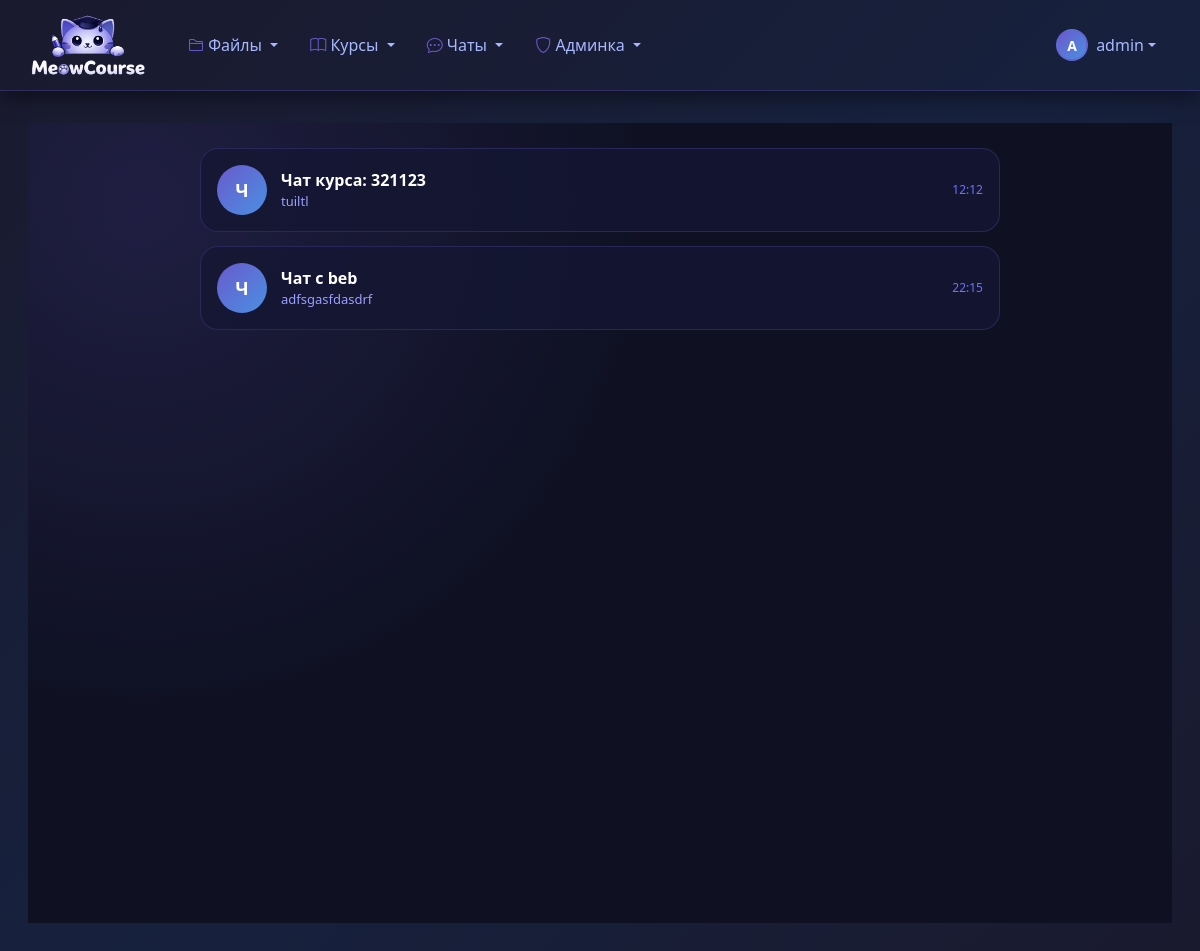
Page /chat/ (signed in) on the committed database.
### chat_manager/models.py (models this page shows, shortened)
class ChatRoom(models.Model):
    ROOM_TYPE_CHOICES = [
        ('course', 'Курс'),
        ('private', 'Личный'),
        ('group', 'Групповой'),
    ]
    name = models.CharField(max_length=255)
    room_type = models.CharField(max_length=20, choices=ROOM_TYPE_CHOICES, default='private')
    course = models.ForeignKey(
        Course,
        on_delete=models.CASCADE,
        null=True,
        blank=True,
        related_name='chat_rooms'
    )
    participants = models.ManyToManyField(User, related_name='chat_rooms')
    created_by = models.ForeignKey(User, on_delete=models.CASCADE, related_name='created_rooms')
    created_at = models.DateTimeField(auto_now_add=True)
    is_active = models.BooleanField(default=True)
    class Meta:
        ordering = ['-created_at']
        verbose_name = 'Комната чата'
        verbose_name_plural = 'Комнаты чата'
    def get_last_message(self):
        return self.messages.order_by('-timestamp').first()

class Message(models.Model):
    room = models.ForeignKey(ChatRoom, on_delete=models.CASCADE, related_name='messages')
    user = models.ForeignKey(User, on_delete=models.CASCADE, related_name='messages')
    content = models.TextField()
    timestamp = models.DateTimeField(auto_now_add=True)
    is_read = models.BooleanField(default=False)
    class Meta:
        ordering = ['timestamp']
        verbose_name = 'Сообщение'
        verbose_name_plural = 'Сообщения'
        indexes = [
            models.Index(fields=['room', '-timestamp']),
            models.Index(fields=['user', '-timestamp']),
        ]

### chat_manager/views.py (the view)
# urls.py: path('', views.chat_list, name='chat_list'),
@login_required
def chat_list(request):
    rooms = ChatRoom.objects.filter(
        participants=request.user,
        is_active=True
    ).prefetch_related('participants')
    for room in rooms:
        room.last_message = room.get_last_message()
    other_users = User.objects.exclude(id=request.user.id).exclude(is_active=False)
    return render(request, 'chat_manager/chat_list.html', {
        'rooms': rooms,
        'other_users': other_users
    })

### classroom_core/models.py (called while the page is built)
    def is_teacher(self):
        return self.role == 'teacher'

    def is_staff(self):
        return self.role == 'staff'

### templates/chat_manager/chat_list.html (shortened to what this page needs)
{% extends "base.html" %}
{% block content %}
<div class="chatlist-page">
<div class="container">
<div class="chat-list">
{% for room in rooms %}
<a href="{% url 'chat:chat_room' room.id %}" class="chat-item">
<div class="avatar">{{ room.name|first|upper }}</div>
<div class="chat-info">
<div class="chat-name">{{ room.name }}</div>
<div class="chat-last">
{% if room.last_message %}
{{ room.last_message.content|truncatechars:50 }}
{% else %}
Нет сообщений
{% endif %}
</div>
</div>
<div class="chat-time">
{% if room.last_message %}
{{ room.last_message.timestamp|date:"H:i" }}
{% endif %}
</div>
</a>
{% endfor %}
</div>
</div>
</div>
{% endblock %}

### templates/base.html (shortened to what this page needs)
{% load static %}
<!DOCTYPE html>
<html lang="ru">
<head>
    <link href="https://cdn.jsdelivr.net/npm/bootstrap@5.3.0/dist/css/bootstrap.min.css" rel="stylesheet">
    <link rel="stylesheet" href="https://cdn.jsdelivr.net/npm/bootstrap-icons@1.10.0/font/bootstrap-icons.css">
</head>
<body>
    <nav class="navbar navbar-expand-lg dark-navbar">
        <div class="container-fluid">
            <a class="navbar-brand d-flex align-items-center" href="{% url 'classroom_core:course_list' %}">
                <img src="{% static 'images/logo.png' %}"
                    alt="MeowCourse"
                    class="me-2"
                    style="width: 120px; height: auto; max-height: 64px; object-fit: contain;">
            </a>
            <div class="collapse navbar-collapse" id="navbarNav">
                <ul class="navbar-nav me-auto">
                    <li class="nav-item dropdown">
                        <a class="nav-link dropdown-toggle" href="#" role="button" data-bs-toggle="dropdown">
                            <i class="bi bi-folder2"></i> Файлы
                        </a>
                    </li>
                    <li class="nav-item dropdown">
                        <a class="nav-link dropdown-toggle" href="#" role="button" data-bs-toggle="dropdown">
                            <i class="bi bi-book"></i> Курсы
                        </a>
                    </li>
                    <li class="nav-item dropdown">
                        <a class="nav-link dropdown-toggle" href="#" role="button" data-bs-toggle="dropdown">
                            <i class="bi bi-chat-dots"></i> Чаты
                        </a>
                    </li>
                    {% if user.is_authenticated and user.is_staff or user.is_superuser %}
                    <li class="nav-item dropdown">
                        <a class="nav-link dropdown-toggle" href="#" role="button" data-bs-toggle="dropdown">
                            <i class="bi bi-shield"></i> Админка
                        </a>
                    </li>
                    {% endif %}
                </ul>
                <div class="d-flex align-items-center">
                    {% if user.is_authenticated %}
                    <div class="dropdown">
                        <a class="nav-link dropdown-toggle d-flex align-items-center" href="#" role="button" data-bs-toggle="dropdown">
                            <div class="user-avatar rounded-circle d-flex align-items-center justify-content-center" style="width: 32px; height: 32px; font-size: 0.875rem;">
                                {{ user.username|slice:":1"|upper }}
                            </div>
                            <span class="ms-2 d-none d-md-inline username-text">{{ user.username }}</span>
                        </a>
                    </div>
                    {% else %}
                    <a class="nav-link" href="{% url 'classroom_core:login' %}">
                        <i class="bi bi-box-arrow-in-right me-1"></i> Войти
                    </a>
                    {% endif %}
                </div>
            </div>
        </div>
    </nav>
    <div class="main-content">
        <div class="container-fluid">
            {% block content %}{% endblock %}
        </div>
    </div>
</body>
</html>

### templates/base.html (style rules this page uses)
body { background: linear-gradient(135deg, #1a1a2e 0%, #16213e 50%, #1a1a2e 100%); min-height: 100vh; }
.dark-navbar { background: linear-gradient(135deg, #1a1a2e 0%, #16213e 100%); border-bottom: 1px solid rgba(106, 90, 205, 0.3); box-shadow: 0 5px 20px rgba(0, 0, 0, 0.5); padding: 0.5rem 1rem; }
.dark-navbar .navbar-brand { color: #fff !important; font-weight: 600; transition: color 0.2s ease; }
.dark-navbar .nav-link { color: #a8b8ff !important; font-weight: 500; padding: 0.6rem 1rem !important; border-radius: 8px; transition: all 0.2s ease; }
.dark-navbar .nav-link i { color: #6a5acd; }
.user-avatar { background: linear-gradient(135deg, #6a5acd, #4a90e2) !important; color: white !important; font-weight: 600; border: 2px solid rgba(106, 90, 205, 0.5); transition: all 0.2s ease; }
.username-text { color: #a8b8ff; font-weight: 500; transition: color 0.2s ease; }
.main-content { background: transparent; padding: 2rem 1rem; }

### templates/chat_manager/chat_list.html (style rules this page uses)
.chatlist-page { min-height:100vh; background: radial-gradient(circle at 10% 10%, rgba(106,90,205,.18), transparent 40%), #0f1123; padding:25px 0; }
.chat-list { max-width:800px; margin:auto; display:flex; flex-direction:column; gap:14px; }
.chat-item { display:flex; align-items:center; gap:14px; padding:16px; border-radius:18px; background:rgba(20,23,51,.85); border:1px solid rgba(106,90,205,.25); text-decoration:none; transition:.25s; position:relative; overflow:hidden; }
.chat-item::before { content:""; position:absolute; inset:0; background:linear-gradient(120deg,transparent,rgba(106,90,205,.25),transparent); opacity:0; transition:.4s; }
.avatar { width:50px; height:50px; border-radius:50%; background:linear-gradient(135deg,#6a5acd,#4a90e2); display:flex; align-items:center; justify-content:center; color:#fff; font-weight:700; font-size:18px; }
.chat-info { flex:1; min-width:0; }
.chat-name { color:#fff; font-weight:600; font-size:16px; }
.chat-last { color:#9aa0ff; font-size:13px; white-space:nowrap; overflow:hidden; text-overflow:ellipsis; }
.chat-time { color:#6c72ff; font-size:12px; }

### rows in the picture
ChatRoom: name|first "Ч", name "Чат курса: 321123", last_message.content "tuiltl", last_message.timestamp "12:12"
ChatRoom: name|first "Ч", name "Чат с beb", last_message.content "adfsgasfdasdrf", last_message.timestamp "22:15"

### other values in the picture
{{ user.username|slice:":1"|upper }} "A"
{{ user.username }} "admin"
